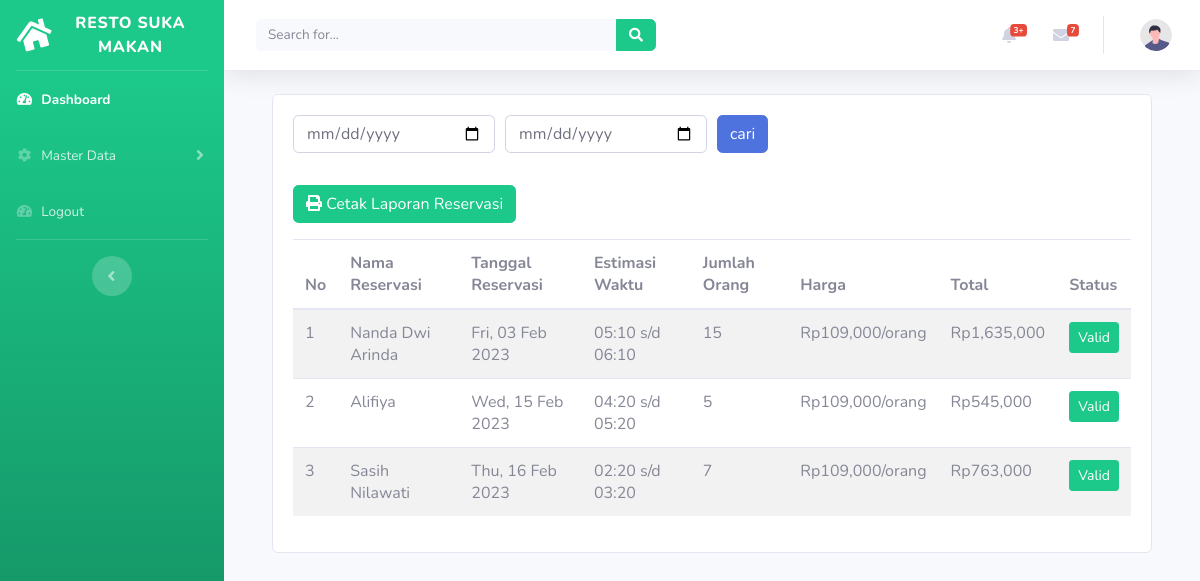
Screenshot of /Seller/index_seller.php?page=data_reservasi with the database file from the repository.
### tables this page shows
CREATE TABLE `tb_reservasi` (
  `id_reservasi` int(11) NOT NULL,
  `id_user` int(11) NOT NULL,
  `nama_reservasi` varchar(50) NOT NULL,
  `email_reservasi` varchar(15) NOT NULL,
  `notelp_reservasi` varchar(13) NOT NULL,
  `tgl_reservasi` date NOT NULL,
  `jam_reservasi` time NOT NULL,
  `jml_orang` int(11) NOT NULL,
  `total_bayar` double NOT NULL,
  `status_reservasi` enum('selesai','belum selesai') NOT NULL DEFAULT 'belum selesai',
  `created_at` datetime NOT NULL DEFAULT current_timestamp()
);

### koneksi.php (called while the page is built, shortened)
<?php
$harga = 109000;

### Seller/data_reservasi.php (the view, shortened to what this page needs)
<?php
include "../koneksi.php";
$sql = mysqli_query($con, "select * from tb_user where id_user = '$_SESSION[id_user]'");
$row = mysqli_fetch_assoc($sql);
function status_reservasi($status)
{
    if ($status == "selesai") {
        echo "<span class='btn btn-sm btn-danger'>Expired</span>";
    } else {
        echo "<span class='btn btn-sm btn-success'>Valid</span>";
    }
}
?>
<div class="container-fluid">
    <div class="row">
        <div class="col-md-12">
            <div class="card">
                <div class="card-body">
                    <form method="POST">
                        <div class="form-row">
                            <div class="col-md-3">
                                <div class="form-group">
                                    <input type="date" name="tgl_awal" class="form-control">
                                </div>
                            </div>
                            <div class="col-md-3">
                                <div class="form-group">
                                    <input type="date" name="tgl_akhir" class="form-control">
                                </div>
                            </div>
                            <div class="col-md-3">
                                <div class="form-group">
                                    <input type="submit" class="btn btn-primary" value="cari" name="cari">
                                </div>
                            </div>
                        </div>
                    </form>
                    <a href="<?php echo "report_reservasi.php?name=$row[nm_user]"; ?>" class="btn btn-success" target="_blank"><i class="fas fa-print"></i> Cetak Laporan Reservasi</a>
                    <table class="table table-striped">
                        <thead>
                            <tr>
                                <th>No</th>
                                <th>Nama Reservasi</th>
                                <th>Tanggal Reservasi</th>
                                <th>Estimasi Waktu</th>
                                <th>Jumlah Orang</th>
                                <th>Harga</th>
                                <th>Total</th>
                                <th>Status</th>
                            </tr>
                        </thead>
                        <?php
                        include "../koneksi.php";
                        if (isset($_POST['cari'])) {
                            $awal = (string)$_POST['tgl_awal'];
                            $akhir = (string)$_POST['tgl_akhir'];
                            $sql = "SELECT * FROM tb_reservasi JOIN tb_user ON tb_reservasi.id_user=tb_user.id_user WHERE tgl_reservasi BETWEEN '$awal' AND '$akhir'";
                            $query = mysqli_query($con, $sql);
                            $bukti = mysqli_query($con, $sql);
                        } else {
                            $sql = "SELECT * FROM tb_reservasi JOIN tb_user ON tb_reservasi.id_user=tb_user.id_user";
                            $query = mysqli_query($con, $sql);
                            $bukti = mysqli_query($con, $sql);
                        }
                        $jumlah = mysqli_num_rows($query);
                        if ($jumlah == 0) {
                        ?>
                            <tr>
                                <td colspan="5"> Data yang Anda cari tidak ada! </td>
                            </tr>
                        <?php
                        } else {
                        ?>
                            <tbody>
                                <?php foreach ($bukti as $key => $r) {
                                    $detik_mulai = strtotime($r['jam_reservasi']);
                                    $detik_selesai   = $detik_mulai + 3600;
                                    $jam_mulai       = date("H:i", strtotime($r['jam_reservasi']));
                                    $jam_selesai     = date('H:i', $detik_selesai);
                                ?>
                                    <tr>
                                        <td><?= $key += 1 ?></td>
                                        <td><?= $r['nama_reservasi'] ?></td>
                                        <td><?= date('D, d M Y', strtotime($r['tgl_reservasi'])) ?></td>
                                        <td><?= $jam_mulai ?> s/d <?= $jam_selesai ?></td>
                                        <td><?= $r['jml_orang'] ?></td>
                                        <td>Rp<?= number_format($harga) ?>/orang</td>
                                        <td>Rp<?= number_format($r['jml_orang'] * $harga) ?></td>
                                        <td><?php status_reservasi($r['status_reservasi']) ?></td>
                                    </tr>
                                <?php } ?>
                            <?php } ?>
                            </tbody>
                    </table>
                </div>
            </div>
        </div>
    </div>
</div>

### Seller/index_seller.php (shortened to what this page needs)
<?php
include "../koneksi.php";
?>
<!DOCTYPE html>
<html lang="en">
<head>
    <link href="assets/vendor/fontawesome-free/css/all.min.css" rel="stylesheet" type="text/css">
    <link href="assets/css/sb-admin-2.min.css" rel="stylesheet">
</head>
<body id="page-top">
    <div id="wrapper">
        <ul class="navbar-nav bg-gradient-success sidebar sidebar-dark accordion" id="accordionSidebar">
            <a class="sidebar-brand d-flex align-items-center justify-content-center" href="index.html">
                <div class="sidebar-brand-icon rotate-n-15">
                    <i class="fa">&#xf015;</i>
                </div>
                <div class="sidebar-brand-text mx-3"> RESTO SUKA MAKAN </div>
            </a>
            <hr class="sidebar-divider my-0">
            <li class="nav-item active">
                <a class="nav-link" href="index_seller.php">
                    <i class="fas fa-fw fa-tachometer-alt"></i>
                    <span>Dashboard</span></a>
            </li>
            <li class="nav-item">
                <a class="nav-link collapsed" href="#" data-toggle="collapse" data-target="#collapseTwo" aria-expanded="true" aria-controls="collapseTwo">
                    <i class="fas fa-fw fa-cog"></i>
                    <span>Master Data</span>
                </a>
            </li>
            <li class="nav-item">
                <a class="nav-link" href="logout.php">
                    <i class="fas fa-fw fa-tachometer-alt"></i>
                    <span>Logout</span></a>
            </li>
            <hr class="sidebar-divider d-none d-md-block">
            <div class="text-center d-none d-md-inline">
                <button class="rounded-circle border-0" id="sidebarToggle"></button>
            </div>
        </ul>
        <div id="content-wrapper" class="d-flex flex-column">
            <div id="content">
                <nav class="navbar navbar-expand navbar-light bg-white topbar mb-4 static-top shadow">
                    <form class="d-none d-sm-inline-block form-inline mr-auto ml-md-3 my-2 my-md-0 mw-100 navbar-search">
                        <div class="input-group">
                            <input type="text" class="form-control bg-light border-0 small" placeholder="Search for..." aria-label="Search" aria-describedby="basic-addon2">
                            <div class="input-group-append">
                                <button class="btn btn-success" type="button">
                                    <i class="fas fa-search fa-sm"></i>
                                </button>
                            </div>
                        </div>
                    </form>
                    <ul class="navbar-nav ml-auto">
                        <li class="nav-item dropdown no-arrow mx-1">
                            <a class="nav-link dropdown-toggle" href="#" id="alertsDropdown" role="button" data-toggle="dropdown" aria-haspopup="true" aria-expanded="false">
                                <i class="fas fa-bell fa-fw"></i>
                                <span class="badge badge-danger badge-counter">3+</span>
                            </a>
                        </li>
                        <li class="nav-item dropdown no-arrow mx-1">
                            <a class="nav-link dropdown-toggle" href="#" id="messagesDropdown" role="button" data-toggle="dropdown" aria-haspopup="true" aria-expanded="false">
                                <i class="fas fa-envelope fa-fw"></i>
                                <span class="badge badge-danger badge-counter">7</span>
                            </a>
                        </li>
                        <li class="nav-item dropdown no-arrow">
                            <a class="nav-link dropdown-toggle" href="#" id="userDropdown" role="button" data-toggle="dropdown" aria-haspopup="true" aria-expanded="false">
                                <img class="img-profile rounded-circle" src="assets/img/undraw_profile.svg">
                            </a>
                        </li>
                    </ul>
                </nav>
                <div class="container-fluid">
                    <?php
                    if (isset($_GET['page'])) {
                        $page = $_GET['page'];
                        switch ($page) {
                            case 'data_reservasi';
                                include "data_reservasi.php";
                                break;
                        }
                    } else {
                        include "beranda.php";
                    }
                    ?>
                </div>
            </div>
        </div>
</body>
</html>

### rows the page displays
tb_reservasi: key "1", nama_reservasi "Nanda Dwi Arinda", tgl_reservasi "Fri, 03 Feb 2023", jam_reservasi "05:10", jam_reservasi "06:10", jml_orang "15", $r['jml_orang']*$harga "1,635,000", status_reservasi "Valid"
tb_reservasi: key "2", nama_reservasi "Alifiya", tgl_reservasi "Wed, 15 Feb 2023", jam_reservasi "04:20", jam_reservasi "05:20", jml_orang "5", $r['jml_orang']*$harga "545,000", status_reservasi "Valid"
tb_reservasi: key "3", nama_reservasi "Sasih Nilawati", tgl_reservasi "Thu, 16 Feb 2023", jam_reservasi "02:20", jam_reservasi "03:20", jml_orang "7", $r['jml_orang']*$harga "763,000", status_reservasi "Valid"
